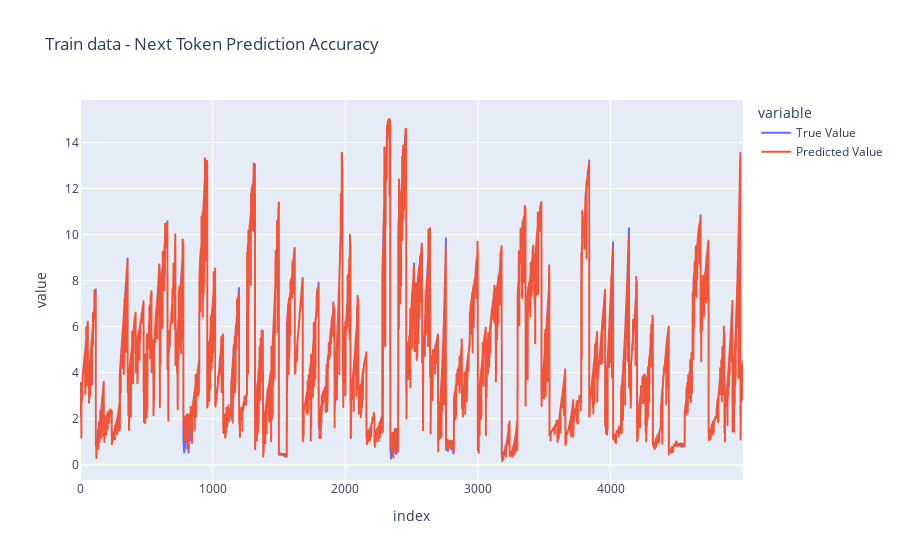

Notebook code cell kept with this figure:
### Code cell
dataset_raw= TimeSeriesDatasetRaw(train_episodes, context_window=context_window, vocab_size=vocab_size)
x_batch, y_batch = dataset_raw[range(5_000)]


print(x_batch.shape)

y_predict = learner.predict(x_batch, num_periods=1)[0][:, -1]




df=pd.DataFrame([y_batch, y_predict]).T
df.columns = ['True Value', 'Predicted Value']
fig = px.line(df, labels={ 'x':['Predicted Value','Predicted Value']}, title='Train data - Next Token Prediction Accuracy')
fig.show()

### Figure 1 — Plotly figure (JSON) as saved in the notebook; plotly's stock layout.template omitted (floating-point values rounded to 4 significant figures; data arrays with more than 128 entries replaced by an {"elided": "..."} marker saying what was removed)
{"data": [{"hovertemplate": "variable=True Value<br>index=%{x}<br>value=%{y}<extra></extra>", "legendgroup": "True Value", "line": {"color": "#636efa", "dash": "solid"}, "marker": {"symbol": "circle"}, "mode": "lines", "name": "True Value", "showlegend": true, "type": "scattergl", "x": {"elided": "5000 int values"}, "xaxis": "x", "y": {"elided": "5000 float values"}, "yaxis": "y"}, {"hovertemplate": "variable=Predicted Value<br>index=%{x}<br>value=%{y}<extra></extra>", "legendgroup": "Predicted Value", "line": {"color": "#EF553B", "dash": "solid"}, "marker": {"symbol": "circle"}, "mode": "lines", "name": "Predicted Value", "showlegend": true, "type": "scattergl", "x": {"elided": "5000 int values"}, "xaxis": "x", "y": {"elided": "5000 float values"}, "yaxis": "y"}], "layout": {"legend": {"title": {"text": "variable"}, "tracegroupgap": 0}, "title": {"text": "Train data - Next Token Prediction Accuracy"}, "xaxis": {"anchor": "y", "domain": [0, 1], "title": {"text": "index"}}, "yaxis": {"anchor": "x", "domain": [0, 1], "title": {"text": "value"}}}}
